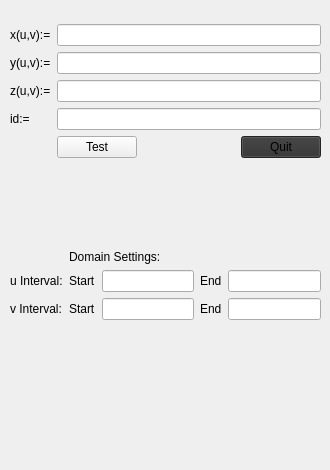
      <widget class="QWidget" name="ASFunction">
       <attribute name="title">
        <string>Function</string>
       </attribute>
       <widget class="QWidget" name="layoutWidget_5">
        <property name="geometry">
         <rect>
          <x>10</x>
          <y>0</y>
          <width>311</width>
          <height>241</height>
         </rect>
        </property>
        <layout class="QGridLayout" name="gridASFunctionLayout">
         <item row="2" column="0">
          <widget class="QLabel" name="labelASy">
           <property name="text">
            <string>y(u,v):=</string>
           </property>
          </widget>
         </item>
         <item row="1" column="1">
          <widget class="QLineEdit" name="surfaceASx">
           <property name="sizePolicy">
            <sizepolicy hsizetype="Expanding" vsizetype="Fixed">
             <horstretch>0</horstretch>
             <verstretch>0</verstretch>
            </sizepolicy>
           </property>
          </widget>
         </item>
         <item row="5" column="1">
          <layout class="QHBoxLayout" name="horizontalASLayout_4">
           <item>
            <widget class="QPushButton" name="btnASFillSurfaceInput">
             <property name="sizePolicy">
              <sizepolicy hsizetype="Fixed" vsizetype="Fixed">
               <horstretch>0</horstretch>
               <verstretch>0</verstretch>
              </sizepolicy>
             </property>
             <property name="text">
              <string>Test</string>
             </property>
            </widget>
           </item>
           <item>
            <spacer name="horizontalSpacer_5">
             <property name="orientation">
              <enum>Qt::Horizontal</enum>
             </property>
             <property name="sizeHint" stdset="0">
              <size>
               <width>40</width>
               <height>20</height>
              </size>
             </property>
            </spacer>
           </item>
           <item>
            <widget class="QPushButton" name="btnQuit6">
             <property name="palette">
              <palette>
               <active>
                <colorrole role="WindowText">
                 <brush brushstyle="SolidPattern">
                  <color alpha="255">
                   <red>0</red>
                   <green>0</green>
                   <blue>0</blue>
                  </color>
                 </brush>
                </colorrole>
                <colorrole role="Button">
                 <brush brushstyle="SolidPattern">
                  <color alpha="255">
                   <red>179</red>
                   <green>15</green>
                   <blue>39</blue>
                  </color>
                 </brush>
                </colorrole>
                <colorrole role="Light">
                 <brush brushstyle="SolidPattern">
                  <color alpha="255">
                   <red>255</red>
                   <green>34</green>
                   <blue>66</blue>
                  </color>
                 </brush>
                </colorrole>
                <colorrole role="Midlight">
                 <brush brushstyle="SolidPattern">
                  <color alpha="255">
                   <red>217</red>
                   <green>24</green>
                   <blue>52</blue>
                  </color>
                 </brush>
                </colorrole>
                <colorrole role="Dark">
                 <brush brushstyle="SolidPattern">
                  <color alpha="255">
                   <red>89</red>
                   <green>7</green>
                   <blue>19</blue>
                  </color>
                 </brush>
                </colorrole>
                <colorrole role="Mid">
                 <brush brushstyle="SolidPattern">
                  <color alpha="255">
                   <red>119</red>
                   <green>10</green>
                   <blue>26</blue>
                  </color>
                 </brush>
                </colorrole>
                <colorrole role="Text">
                 <brush brushstyle="SolidPattern">
                  <color alpha="255">
                   <red>0</red>
                   <green>0</green>
                   <blue>0</blue>
                  </color>
                 </brush>
                </colorrole>
                <colorrole role="BrightText">
                 <brush brushstyle="SolidPattern">
                  <color alpha="255">
                   <red>255</red>
                   <green>255</green>
                   <blue>255</blue>
                  </color>
                 </brush>
                </colorrole>
                <colorrole role="ButtonText">
                 <brush brushstyle="SolidPattern">
                  <color alpha="255">
                   <red>0</red>
                   <green>0</green>
                   <blue>0</blue>
                  </color>
                 </brush>
                </colorrole>
                <colorrole role="Base">
                 <brush brushstyle="SolidPattern">
                  <color alpha="255">
                   <red>255</red>
                   <green>255</green>
                   <blue>255</blue>
                  </color>
                 </brush>
                </colorrole>
                <colorrole role="Window">
                 <brush brushstyle="SolidPattern">
                  <color alpha="255">
                   <red>179</red>
                   <green>15</green>
                   <blue>39</blue>
                  </color>
                 </brush>
                </colorrole>
                <colorrole role="Shadow">
                 <brush brushstyle="SolidPattern">
                  <color alpha="255">
                   <red>0</red>
                   <green>0</green>
                   <blue>0</blue>
                  </color>
                 </brush>
                </colorrole>
                <colorrole role="AlternateBase">
                 <brush brushstyle="SolidPattern">
                  <color alpha="255">
                   <red>217</red>
                   <green>135</green>
                   <blue>147</blue>
                  </color>
                 </brush>
                </colorrole>
                <colorrole role="ToolTipBase">
                 <brush brushstyle="SolidPattern">
                  <color alpha="255">
                   <red>255</red>
                   <green>255</green>
                   <blue>220</blue>
                  </color>
                 </brush>
                </colorrole>
                <colorrole role="ToolTipText">
                 <brush brushstyle="SolidPattern">
                  <color alpha="255">
                   <red>0</red>
                   <green>0</green>
                   <blue>0</blue>
                  </color>
                 </brush>
                </colorrole>
               </active>
               <inactive>
                <colorrole role="WindowText">
                 <brush brushstyle="SolidPattern">
                  <color alpha="216">
                   <red>255</red>
                   <green>255</green>
                   <blue>255</blue>
                  </color>
                 </brush>
                </colorrole>
                <colorrole role="Button">
                 <brush brushstyle="SolidPattern">
                  <color alpha="255">
                   <red>50</red>
                   <green>50</green>
                   <blue>50</blue>
                  </color>
                 </brush>
                </colorrole>
                <colorrole role="Light">
                 <brush brushstyle="SolidPattern">
                  <color alpha="255">
                   <red>55</red>
                   <green>55</green>
                   <blue>55</blue>
                  </color>
                 </brush>
                </colorrole>
                <colorrole role="Midlight">
                 <brush brushstyle="SolidPattern">
                  <color alpha="255">
                   <red>52</red>
                   <green>52</green>
                   <blue>52</blue>
                  </color>
                 </brush>
                </colorrole>
                <colorrole role="Dark">
                 <brush brushstyle="SolidPattern">
                  <color alpha="255">
                   <red>191</red>
                   <green>191</green>
                   <blue>191</blue>
                  </color>
                 </brush>
                </colorrole>
                <colorrole role="Mid">
                 <brush brushstyle="SolidPattern">
                  <color alpha="255">
                   <red>36</red>
                   <green>36</green>
                   <blue>36</blue>
                  </color>
                 </brush>
                </colorrole>
                <colorrole role="Text">
                 <brush brushstyle="SolidPattern">
                  <color alpha="216">
                   <red>255</red>
                   <green>255</green>
                   <blue>255</blue>
                  </color>
                 </brush>
                </colorrole>
                <colorrole role="BrightText">
                 <brush brushstyle="SolidPattern">
                  <color alpha="255">
                   <red>55</red>
                   <green>55</green>
                   <blue>55</blue>
                  </color>
                 </brush>
                </colorrole>
                <colorrole role="ButtonText">
                 <brush brushstyle="SolidPattern">
                  <color alpha="255">
                   <red>0</red>
                   <green>0</green>
                   <blue>0</blue>
                  </color>
                 </brush>
                </colorrole>
                <colorrole role="Base">
                 <brush brushstyle="SolidPattern">
                  <color alpha="255">
                   <red>23</red>
                   <green>23</green>
                   <blue>23</blue>
                  </color>
                 </brush>
                </colorrole>
                <colorrole role="Window">
                 <brush brushstyle="SolidPattern">
                  <color alpha="255">
                   <red>50</red>
                   <green>50</green>
                   <blue>50</blue>
                  </color>
                 </brush>
                </colorrole>
                <colorrole role="Shadow">
                 <brush brushstyle="SolidPattern">
                  <color alpha="255">
                   <red>0</red>
                   <green>0</green>
                   <blue>0</blue>
                  </color>
                 </brush>
                </colorrole>
                <colorrole role="AlternateBase">
                 <brush brushstyle="SolidPattern">
                  <color alpha="255">
                   <red>152</red>
                   <green>152</green>
                   <blue>152</blue>
                  </color>
                 </brush>
                </colorrole>
                <colorrole role="ToolTipBase">
                 <brush brushstyle="SolidPattern">
                  <color alpha="63">
                   <red>255</red>
                   <green>255</green>
                   <blue>255</blue>
                  </color>
                 </brush>
                </colorrole>
                <colorrole role="ToolTipText">
                 <brush brushstyle="SolidPattern">
                  <color alpha="255">
                   <red>0</red>
                   <green>0</green>
                   <blue>0</blue>
                  </color>
                 </brush>
                </colorrole>
               </inactive>
               <disabled>
                <colorrole role="WindowText">
                 <brush brushstyle="SolidPattern">
                  <color alpha="255">
                   <red>89</red>
                   <green>7</green>
                   <blue>19</blue>
                  </color>
                 </brush>
                </colorrole>
                <colorrole role="Button">
                 <brush brushstyle="SolidPattern">
                  <color alpha="255">
                   <red>179</red>
                   <green>15</green>
                   <blue>39</blue>
                  </color>
                 </brush>
                </colorrole>
                <colorrole role="Light">
                 <brush brushstyle="SolidPattern">
                  <color alpha="255">
                   <red>255</red>
                   <green>34</green>
                   <blue>66</blue>
                  </color>
                 </brush>
                </colorrole>
                <colorrole role="Midlight">
                 <brush brushstyle="SolidPattern">
                  <color alpha="255">
                   <red>217</red>
                   <green>24</green>
                   <blue>52</blue>
                  </color>
                 </brush>
                </colorrole>
                <colorrole role="Dark">
                 <brush brushstyle="SolidPattern">
                  <color alpha="255">
                   <red>89</red>
                   <green>7</green>
                   <blue>19</blue>
                  </color>
                 </brush>
                </colorrole>
                <colorrole role="Mid">
                 <brush brushstyle="SolidPattern">
                  <color alpha="255">
                   <red>119</red>
                   <green>10</green>
                   <blue>26</blue>
                  </color>
                 </brush>
                </colorrole>
                <colorrole role="Text">
                 <brush brushstyle="SolidPattern">
                  <color alpha="255">
                   <red>89</red>
                   <green>7</green>
                   <blue>19</blue>
                  </color>
                 </brush>
                </colorrole>
                <colorrole role="BrightText">
                 <brush brushstyle="SolidPattern">
                  <color alpha="255">
                   <red>255</red>
                   <green>255</green>
                   <blue>255</blue>
                  </color>
                 </brush>
                </colorrole>
                <colorrole role="ButtonText">
                 <brush brushstyle="SolidPattern">
                  <color alpha="255">
                   <red>89</red>
                   <green>7</green>
                   <blue>19</blue>
                  </color>
                 </brush>
                </colorrole>
                <colorrole role="Base">
                 <brush brushstyle="SolidPattern">
                  <color alpha="255">
                   <red>179</red>
                   <green>15</green>
                   <blue>39</blue>
                  </color>
                 </brush>
                </colorrole>
                <colorrole role="Window">
                 <brush brushstyle="SolidPattern">
                  <color alpha="255">
                   <red>179</red>
                   <green>15</green>
                   <blue>39</blue>
                  </color>
                 </brush>
                </colorrole>
                <colorrole role="Shadow">
                 <brush brushstyle="SolidPattern">
                  <color alpha="255">
                   <red>0</red>
                   <green>0</green>
                   <blue>0</blue>
                  </color>
                 </brush>
                </colorrole>
                <colorrole role="AlternateBase">
                 <brush brushstyle="SolidPattern">
                  <color alpha="255">
                   <red>152</red>
                   <green>152</green>
                   <blue>152</blue>
                  </color>
                 </brush>
                </colorrole>
                <colorrole role="ToolTipBase">
                 <brush brushstyle="SolidPattern">
                  <color alpha="63">
                   <red>255</red>
                   <green>255</green>
                   <blue>255</blue>
                  </color>
                 </brush>
                </colorrole>
                <colorrole role="ToolTipText">
                 <brush brushstyle="SolidPattern">
                  <color alpha="255">
                   <red>0</red>
                   <green>0</green>
                   <blue>0</blue>
                  </color>
                 </brush>
                </colorrole>
               </disabled>
              </palette>
             </property>
             <property name="text">
              <string>Quit</string>
             </property>
            </widget>
           </item>
          </layout>
         </item>
         <item row="3" column="1">
          <widget class="QLineEdit" name="surfaceASz"/>
         </item>
         <item row="3" column="0">
          <widget class="QLabel" name="labelASz">
           <property name="text">
            <string>z(u,v):=</string>
           </property>
          </widget>
         </item>
         <item row="2" column="1">
          <widget class="QLineEdit" name="surfaceASy"/>
         </item>
         <item row="0" column="1">
          <spacer name="verticalSpacer_9">
           <property name="orientation">
            <enum>Qt::Vertical</enum>
           </property>
           <property name="sizeType">
            <enum>QSizePolicy::Fixed</enum>
           </property>
           <property name="sizeHint" stdset="0">
            <size>
             <width>20</width>
             <height>24</height>
            </size>
           </property>
          </spacer>
         </item>
         <item row="4" column="0">
          <widget class="QLabel" name="labelASId">
           <property name="text">
            <string>id:=</string>
           </property>
          </widget>
         </item>
         <item row="7" column="1">
          <spacer name="verticalSpacer_12">
           <property name="orientation">
            <enum>Qt::Vertical</enum>
           </property>
           <property name="sizeHint" stdset="0">
            <size>
             <width>20</width>
             <height>40</height>
            </size>
           </property>
          </spacer>
         </item>
         <item row="1" column="0">
          <widget class="QLabel" name="labelASx">
           <property name="text">
            <string>x(u,v):=</string>
           </property>
          </widget>
         </item>
         <item row="4" column="1">
          <widget class="QLineEdit" name="surfaceASId"/>
         </item>
        </layout>
       </widget>
       <widget class="QWidget" name="gridLayoutWidget_3">
        <property name="geometry">
         <rect>
          <x>10</x>
          <y>250</y>
          <width>311</width>
          <height>211</height>
         </rect>
        </property>
        <layout class="QGridLayout" name="gridASDomain">
         <item row="0" column="1">
          <widget class="QLabel" name="labelASDomain">
           <property name="text">
            <string>Domain Settings:</string>
           </property>
          </widget>
         </item>
         <item row="1" column="0">
          <widget class="QLabel" name="labelASIntervalu">
           <property name="text">
            <string>u Interval:</string>
           </property>
          </widget>
         </item>
         <item row="1" column="1">
          <layout class="QGridLayout" name="gridASLayoutu">
           <item row="0" column="0">
            <layout class="QHBoxLayout" name="layoutASIntervalu0">
             <item>
              <widget class="QLabel" name="labelASu0">
               <property name="text">
                <string>Start</string>
               </property>
              </widget>
             </item>
             <item>
              <widget class="QLineEdit" name="aSu0"/>
             </item>
            </layout>
           </item>
           <item row="0" column="2">
            <layout class="QHBoxLayout" name="layoutASIntervalu1">
             <item>
              <widget class="QLabel" name="labelASu1">
               <property name="text">
                <string>End</string>
               </property>
              </widget>
             </item>
             <item>
              <widget class="QLineEdit" name="aSu1"/>
             </item>
            </layout>
           </item>
          </layout>
         </item>
         <item row="3" column="1">
          <spacer name="verticalSpacer_13">
           <property name="orientation">
            <enum>Qt::Vertical</enum>
           </property>
           <property name="sizeHint" stdset="0">
            <size>
             <width>20</width>
             <height>40</height>
            </size>
           </property>
          </spacer>
         </item>
         <item row="2" column="0">
          <widget class="QLabel" name="labelASIntervalv">
           <property name="text">
            <string>v Interval:</string>
           </property>
          </widget>
         </item>
         <item row="2" column="1">
          <layout class="QGridLayout" name="gridASLayoutv">
           <item row="0" column="0">
            <layout class="QHBoxLayout" name="layoutASIntervalv0">
             <item>
              <widget class="QLabel" name="labelASv0">
               <property name="text">
                <string>Start</string>
               </property>
              </widget>
             </item>
             <item>
              <widget class="QLineEdit" name="aSv0"/>
             </item>
            </layout>
           </item>
           <item row="0" column="2">
            <layout class="QHBoxLayout" name="layoutASIntervalv1">
             <item>
              <widget class="QLabel" name="labelASv1">
               <property name="text">
                <string>End</string>
               </property>
              </widget>
             </item>
             <item>
              <widget class="QLineEdit" name="aSv1"/>
             </item>
            </layout>
           </item>
          </layout>
         </item>
        </layout>
       </widget>
      </widget>
